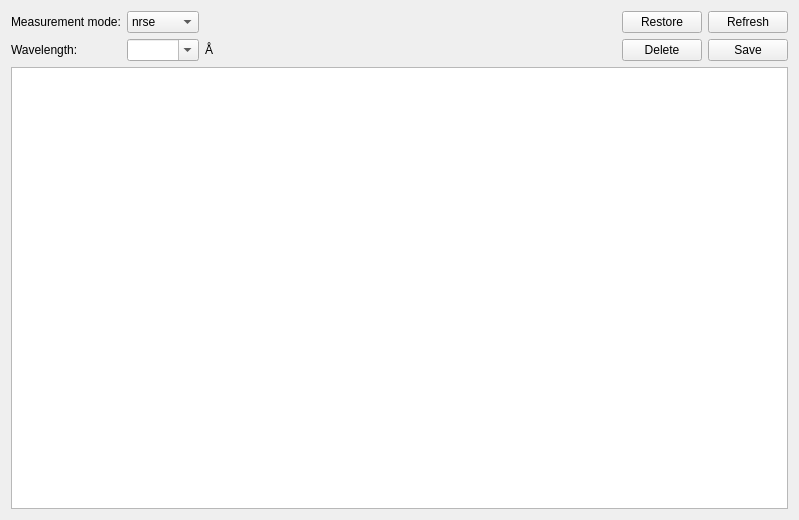
<?xml version="1.0" encoding="UTF-8"?>
<ui version="4.0">
 <class>Form</class>
 <widget class="QWidget" name="Form">
  <property name="geometry">
   <rect>
    <x>0</x>
    <y>0</y>
    <width>799</width>
    <height>520</height>
   </rect>
  </property>
  <property name="windowTitle">
   <string>Edit tunewave tables</string>
  </property>
  <layout class="QGridLayout" name="gridLayout_2">
   <item row="0" column="0">
    <layout class="QGridLayout" name="gridLayout">
     <item row="1" column="0">
      <widget class="QLabel" name="label_2">
       <property name="text">
        <string>Wavelength:</string>
       </property>
      </widget>
     </item>
     <item row="1" column="3">
      <spacer name="horizontalSpacer">
       <property name="orientation">
        <enum>Qt::Horizontal</enum>
       </property>
       <property name="sizeHint" stdset="0">
        <size>
         <width>40</width>
         <height>20</height>
        </size>
       </property>
      </spacer>
     </item>
     <item row="0" column="0">
      <widget class="QLabel" name="label">
       <property name="text">
        <string>Measurement mode:</string>
       </property>
      </widget>
     </item>
     <item row="1" column="2">
      <widget class="QLabel" name="label_3">
       <property name="text">
        <string>Å</string>
       </property>
      </widget>
     </item>
     <item row="1" column="7">
      <widget class="QPushButton" name="savePushButton">
       <property name="text">
        <string>Save</string>
       </property>
      </widget>
     </item>
     <item row="0" column="1">
      <widget class="QComboBox" name="measModeComboBox">
       <item>
        <property name="text">
         <string>nrse</string>
        </property>
       </item>
       <item>
        <property name="text">
         <string>mieze</string>
        </property>
       </item>
      </widget>
     </item>
     <item row="1" column="6">
      <widget class="QPushButton" name="deletePushButton">
       <property name="text">
        <string>Delete</string>
       </property>
      </widget>
     </item>
     <item row="1" column="1">
      <widget class="QComboBox" name="wavelengthComboBox">
       <property name="editable">
        <bool>true</bool>
       </property>
      </widget>
     </item>
     <item row="0" column="7">
      <widget class="QPushButton" name="refreshPushButton">
       <property name="text">
        <string>Refresh</string>
       </property>
      </widget>
     </item>
     <item row="0" column="6">
      <widget class="QPushButton" name="restorePushButton">
       <property name="text">
        <string>Restore</string>
       </property>
      </widget>
     </item>
    </layout>
   </item>
   <item row="1" column="0">
    <widget class="QTableWidget" name="tableWidget">
     <property name="contextMenuPolicy">
      <enum>Qt::CustomContextMenu</enum>
     </property>
     <property name="editTriggers">
      <set>QAbstractItemView::NoEditTriggers</set>
     </property>
     <property name="selectionMode">
      <enum>QAbstractItemView::NoSelection</enum>
     </property>
     <property name="showGrid">
      <bool>true</bool>
     </property>
     <property name="sortingEnabled">
      <bool>true</bool>
     </property>
     <property name="rowCount">
      <number>0</number>
     </property>
     <property name="columnCount">
      <number>0</number>
     </property>
     <attribute name="horizontalHeaderVisible">
      <bool>true</bool>
     </attribute>
     <attribute name="horizontalHeaderStretchLastSection">
      <bool>false</bool>
     </attribute>
     <attribute name="verticalHeaderVisible">
      <bool>true</bool>
     </attribute>
     <attribute name="verticalHeaderStretchLastSection">
      <bool>false</bool>
     </attribute>
    </widget>
   </item>
  </layout>
 </widget>
 <resources/>
 <connections/>
</ui>
